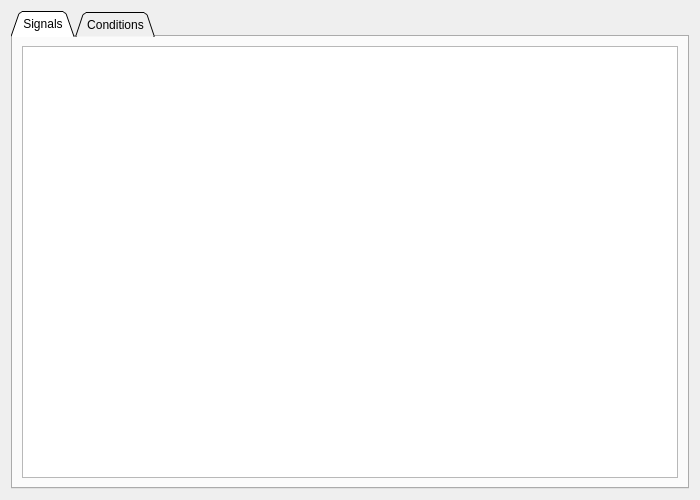
<?xml version="1.0" encoding="UTF-8"?>
<ui version="4.0">
 <class>PageMasterSignals</class>
 <widget class="QWidget" name="PageMasterSignals">
  <property name="geometry">
   <rect>
    <x>0</x>
    <y>0</y>
    <width>700</width>
    <height>500</height>
   </rect>
  </property>
  <property name="windowTitle">
   <string>Form</string>
  </property>
  <layout class="QVBoxLayout" name="verticalLayout">
   <item>
    <widget class="QTabWidget" name="tabWidget">
     <property name="tabShape">
      <enum>QTabWidget::Triangular</enum>
     </property>
     <property name="currentIndex">
      <number>0</number>
     </property>
     <widget class="QWidget" name="Signals">
      <attribute name="title">
       <string>Signals</string>
      </attribute>
      <layout class="QVBoxLayout" name="verticalLayout_2">
       <item>
        <widget class="ParamTable" name="signalsTab"/>
       </item>
      </layout>
     </widget>
     <widget class="QWidget" name="Conditions">
      <attribute name="title">
       <string>Conditions</string>
      </attribute>
      <layout class="QVBoxLayout" name="verticalLayout_3">
       <item>
        <widget class="ParamTable" name="conditionsTab"/>
       </item>
      </layout>
     </widget>
    </widget>
   </item>
  </layout>
 </widget>
 <customwidgets>
  <customwidget>
   <class>ParamTable</class>
   <extends>QTableWidget</extends>
   <header>widgets/paramtable.h</header>
  </customwidget>
 </customwidgets>
 <resources/>
 <connections/>
</ui>
